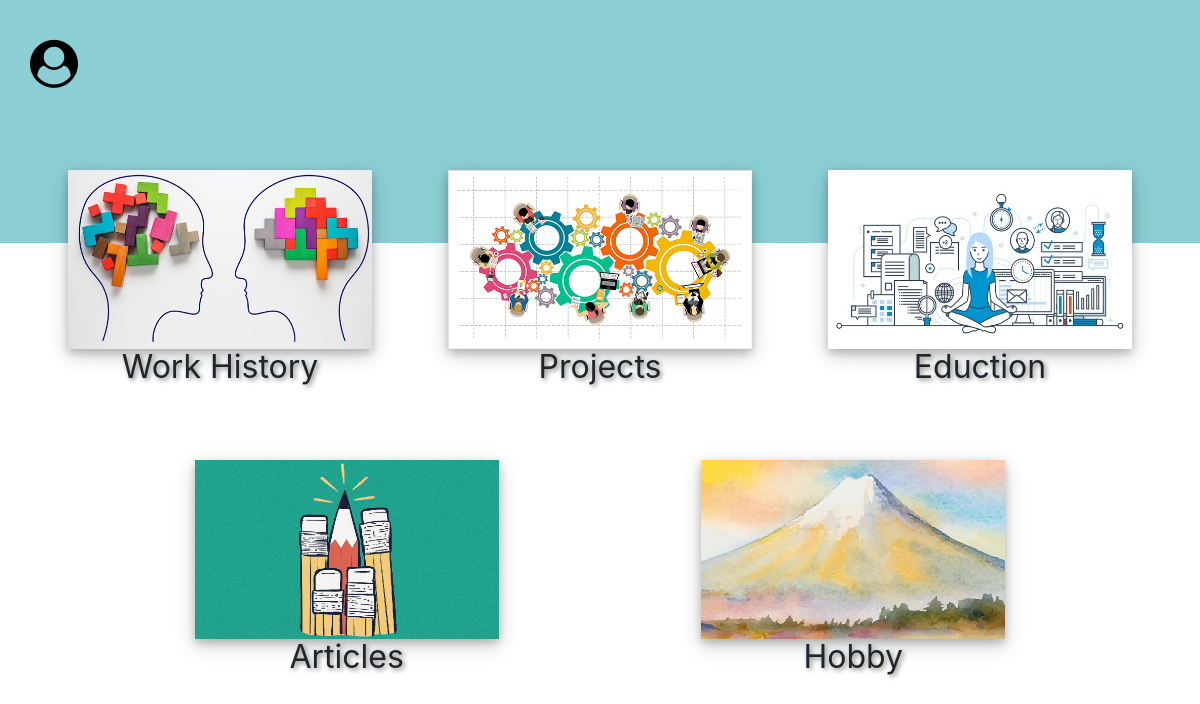
The page / on the database its author committed.
### cv/models.py (models this page shows, shortened)
class Category(models.Model):
    category_name = models.CharField(max_length=25)
    category_image = models.ImageField(upload_to='media/uploads/',null=True)
    category_order = models.IntegerField(null=True)

### cv/views.py (the view)
# urls.py: path('', views.index, name='index'),
def index(request):
    posts = {}
    for c in categories:
        posts[c.id] = Post.objects.filter(category=c).order_by('-id')[:3]
    return render(request, 'cv/index.html', {'categories':categories,'posts':posts})

### cv/templates/cv/index.html (shortened to what this page needs)
{% extends 'cv/public/base.html' %}
{% block content  %}
<div id="gate" class="accesses_place">
    {% for c in categories %}
        <div onclick="showList({{ c.id }})"><img src="{{c.category_image.url }} " /><p>{{ c.category_name }}</p></div>
    {% endfor %}
</div>
{% endblock %}

### media/media/style/style.css (style rules this page uses)
body { margin: 0; }
.accesses_place { display: flex; justify-content: space-evenly; padding: 20px 30px; position: absolute; animation-name: to_focus; animation-duration: 0.3s; top:140px; width: 100%; box-sizing: border-box; flex-wrap: wrap; }
.accesses_place >div { text-align: center; width:380px; position:relative; height: 290px; }
.accesses_place >div p { text-shadow: 2px 2px 5px gray; line-height: 1rem; font-size: 2rem; margin: 0px; width: 100%; }
.accesses_place >div img { margin: 10px auto; box-shadow: 0 4px 8px 0 rgba(0, 0, 0, 0.2), 0 6px 20px 0 rgba(0, 0, 0, 0.19); animation-name: shrink; animation-duration: 0.3s; width: 80%; }

### rows shown on the page
Category: category_image (picture), category_name "Work History"
Category: category_image (picture), category_name "Projects"
Category: category_image (picture), category_name "Eduction"
Category: category_image (picture), category_name "Articles"
Category: category_image (picture), category_name "Hobby"
